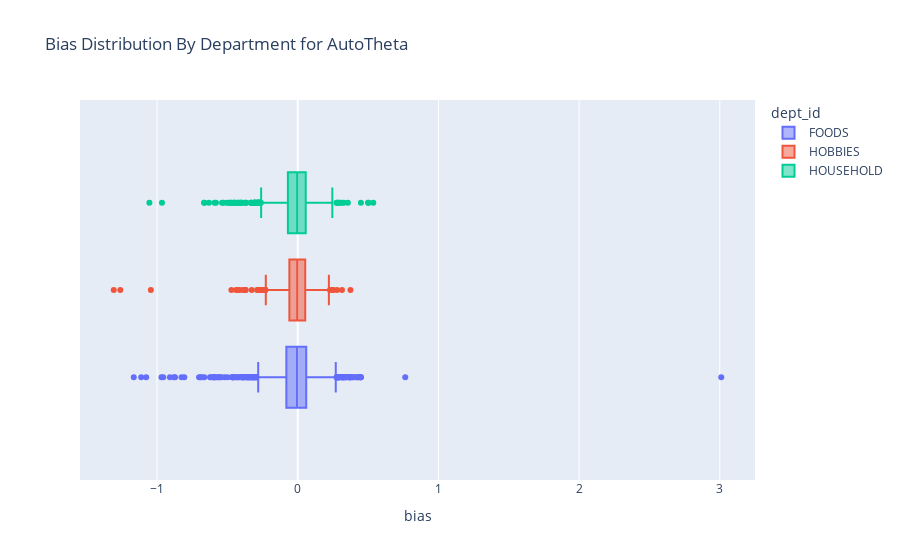

Notebook code for this chart:
### Code cell
# plot distibution of biases... 

best_model_long.plot(
    x='bias',
    color='dept_id',
    backend='plotly',
    kind='box',
    title=f'Bias Distribution By Department for {MODEL}'
)

### Figure 1 — Plotly figure (JSON) as saved in the notebook; plotly's stock layout.template omitted (floating-point values rounded to 4 significant figures; data arrays with more than 128 entries replaced by an {"elided": "..."} marker saying what was removed)
{"data": [{"alignmentgroup": "True", "hovertemplate": "dept_id=FOODS<br>bias=%{x}<extra></extra>", "legendgroup": "FOODS", "marker": {"color": "#636efa"}, "name": "FOODS", "notched": false, "offsetgroup": "FOODS", "orientation": "h", "showlegend": true, "type": "box", "x": {"elided": "1437 float values"}, "x0": " ", "xaxis": "x", "y0": " ", "yaxis": "y"}, {"alignmentgroup": "True", "hovertemplate": "dept_id=HOBBIES<br>bias=%{x}<extra></extra>", "legendgroup": "HOBBIES", "marker": {"color": "#EF553B"}, "name": "HOBBIES", "notched": false, "offsetgroup": "HOBBIES", "orientation": "h", "showlegend": true, "type": "box", "x": {"elided": "565 float values"}, "x0": " ", "xaxis": "x", "y0": " ", "yaxis": "y"}, {"alignmentgroup": "True", "hovertemplate": "dept_id=HOUSEHOLD<br>bias=%{x}<extra></extra>", "legendgroup": "HOUSEHOLD", "marker": {"color": "#00cc96"}, "name": "HOUSEHOLD", "notched": false, "offsetgroup": "HOUSEHOLD", "orientation": "h", "showlegend": true, "type": "box", "x": {"elided": "1047 float values"}, "x0": " ", "xaxis": "x", "y0": " ", "yaxis": "y"}], "layout": {"boxmode": "group", "legend": {"title": {"text": "dept_id"}, "tracegroupgap": 0}, "title": {"text": "Bias Distribution By Department for AutoTheta"}, "xaxis": {"anchor": "y", "domain": [0, 1], "title": {"text": "bias"}}, "yaxis": {"anchor": "x", "domain": [0, 1]}}}
